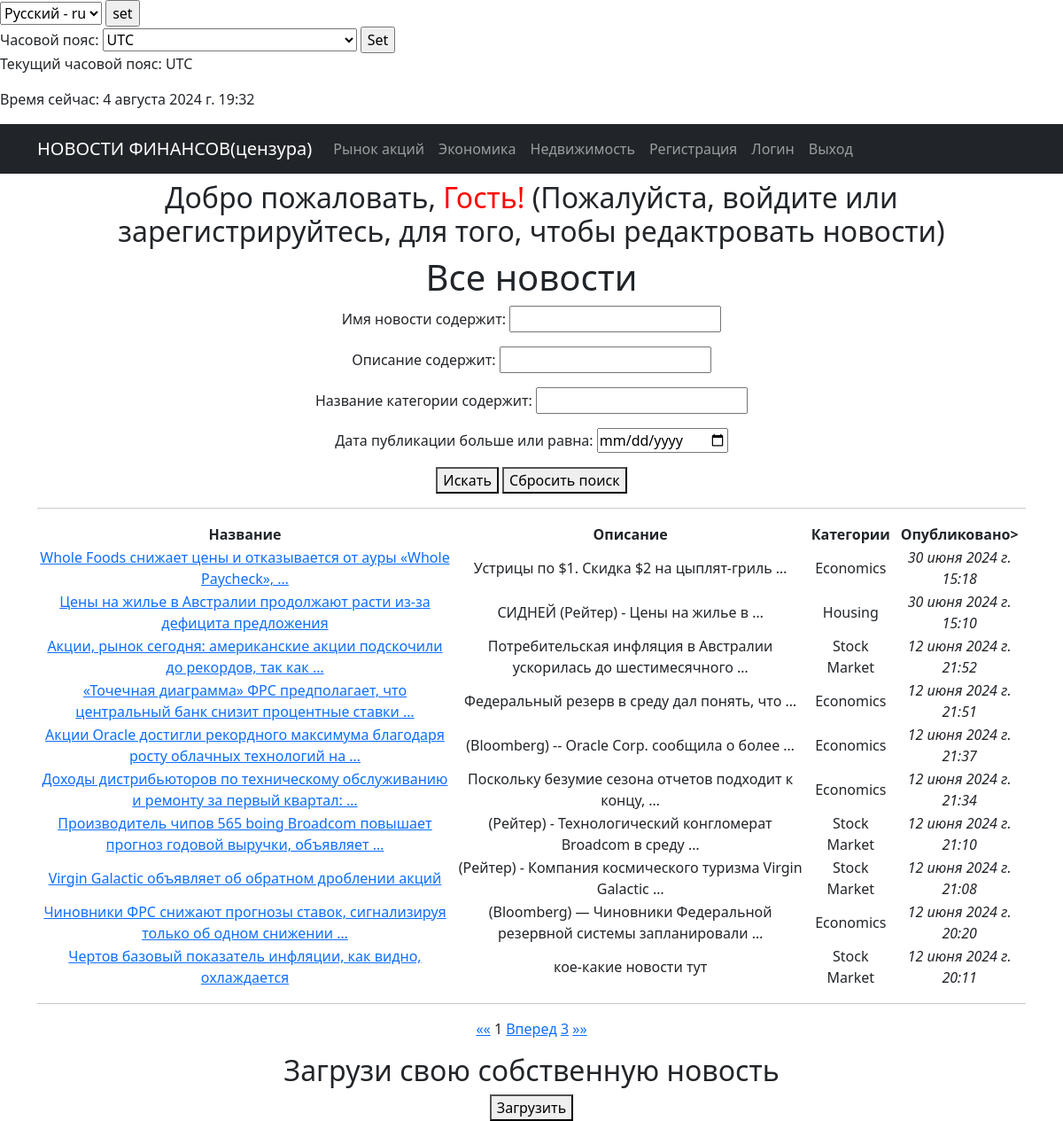
Page /news/ on the committed database.
### app/models.py (models this page shows, shortened)
class News(models.Model):
    name = models.CharField(max_length=150, unique=True)
    description = models.TextField()
    published_date = models.DateTimeField(default=timezone.now)
    category = models.ForeignKey(to='Category', on_delete=models.CASCADE, related_name='news')
    author = models.ForeignKey(User, on_delete=models.CASCADE, default=1)
    class Meta:
        verbose_name_plural = _("News")
    def __str__(self):
        return f'{self.name}: {self.description[:20]}'

class Category(models.Model):
    name = models.CharField(max_length=100, unique=True, help_text=_('category name'))  # help_text goes to admin panel
    class Meta:
        verbose_name_plural = _("Categories")

### app/views.py (the view, shortened to what this page needs)
# urls.py: path('news/', cache_page(60*1)(NewsList.as_view()), name='news_list'),  # General news page caching enabled
class NewsList(ListView):
    model = News
    ordering = ['-published_date']
    template_name = 'news_list.html'
    context_object_name = 'news_list'
    paginate_by = 10     # number of entries per page
    def get_queryset(self):
        queryset = super().get_queryset()
        self.filterset = NewsFilter(self.request.GET, queryset)
        return self.filterset.qs
    def get_context_data(self, **kwargs):
        context = super().get_context_data(**kwargs)
        context['filterset'] = self.filterset
        print(context)
        return context

### app/templatetags/custom_filters.py (called while the page is built)
@register.filter(name='censor_bad_words')
def censor_bad_words(value):
    words = value.split()
    censored_words = [BAD_WORDS.get(word, word) for word in words]
    return ' '.join(censored_words)

### basic/context_processors.py (called while the page is built)
def timezone_context(request):
    return {
        'current_time': timezone.now(),
        'timezones': pytz.common_timezones,
        'TIME_ZONE': timezone.get_current_timezone_name()
    }

### templates/news_list.html (shortened to what this page needs)
{% extends 'flatpages/default.html' %}
{% load i18n %}
{% load custom_filters %}
{% block content %}
<h1>{% trans "All news" %}</h1>
   <form method="get">
       {{ filterset.form.as_p }}
       <button type="submit">{% trans "Search" %}</button>
       <a href="{% url 'news_list' %}">
           <button type="button">{% trans "Reset Search" %}</button>
       </a>
   </form>
<hr>
<table>
       <tr>
           <td><strong>{% trans "Name" %}</strong></td>
           <td><strong>{% trans "Description" %}</strong></td>
           <td><strong>{% trans "Category" %}</strong></td>
           <td><strong>{% trans "Published on:" %}</strong></td>
       </tr>
       {% for news_list in news_list %}
       <tr>
           <td>
                <a href="{% url 'news_detail' news_list.id %}">{{ news_list.name|censor_bad_words|truncatewords:10 }}</a>
           </td>
           <td>{{ news_list.description|truncatewords:7|safe }}</td>
           <td>{{ news_list.category.name }}</td>
           <td><i>{{ news_list.published_date }}</i></td>
       </tr>
       {% endfor %}
</table>
<hr>
<a href="?page=1">&laquo;&laquo;</a>
{{ page_obj.number }}
{% if page_obj.has_next %}
    <a href="?{{ request.GET.urlencode }}&page={{ page_obj.next_page_number }}">{% trans "Next" %}</a>
    {% if paginator.num_pages != page_obj.next_page_number %}
        <a href="?page={{ page_obj.paginator.num_pages }}">{{ page_obj.paginator.num_pages }}</a>
    {% endif %}
{% endif %}
<a href="?page={{ page_obj.paginator.num_pages }}">&raquo;&raquo;</a>
<h2> {% trans "Sumbit Your Own News" %} </h2>
<a href="{% url 'create' %}"><button type="button">{% trans "Submit" %}</button>
</a>
{% endblock content %}

### rows in the picture
News: name|censor_bad_words "Whole Foods снижает цены и отказывается от ауры «Whole Paycheck», …", description "Устрицы по $1. Скидка $2 на цыплят-гриль …", category.name "Economics", published_date "30 июня 2024 г. 15:18"
News: name|censor_bad_words "Цены на жилье в Австралии продолжают расти из-за дефицита предложения", description "СИДНЕЙ (Рейтер) - Цены на жилье в …", category.name "Housing", published_date "30 июня 2024 г. 15:10"
News: name|censor_bad_words "Акции, рынок сегодня: американские акции подскочили до рекордов, так как …", description "Потребительская инфляция в Австралии ускорилась до шестимесячного …", category.name "Stock Market", published_date "12 июня 2024 г. 21:52"
News: name|censor_bad_words "«Точечная диаграмма» ФРС предполагает, что центральный банк снизит процентные ставки …", description "Федеральный резерв в среду дал понять, что …", category.name "Economics", published_date "12 июня 2024 г. 21:51"
News: name|censor_bad_words "Акции Oracle достигли рекордного максимума благодаря росту облачных технологий на …", description "(Bloomberg) -- Oracle Corp. сообщила о более …", category.name "Economics", published_date "12 июня 2024 г. 21:37"
News: name|censor_bad_words "Доходы дистрибьюторов по техническому обслуживанию и ремонту за первый квартал: …", description "Поскольку безумие сезона отчетов подходит к концу, …", category.name "Economics", published_date "12 июня 2024 г. 21:34"
News: name|censor_bad_words "Производитель чипов 565 boing Broadcom повышает прогноз годовой выручки, объявляет …", description "(Рейтер) - Технологический конгломерат Broadcom в среду …", category.name "Stock Market", published_date "12 июня 2024 г. 21:10"
News: name|censor_bad_words "Virgin Galactic объявляет об обратном дроблении акций", description "(Рейтер) - Компания космического туризма Virgin Galactic …", category.name "Stock Market", published_date "12 июня 2024 г. 21:08"
News: name|censor_bad_words "Чиновники ФРС снижают прогнозы ставок, сигнализируя только об одном снижении …", description "(Bloomberg) — Чиновники Федеральной резервной системы запланировали …", category.name "Economics", published_date "12 июня 2024 г. 20:20"
News: name|censor_bad_words "Чертов базовый показатель инфляции, как видно, охлаждается", description "кое-какие новости тут", category.name "Stock Market", published_date "12 июня 2024 г. 20:11"

### other values in the picture
{{ TIME_ZONE }} "UTC"
{{ page_obj.number }} "1"
{{ page_obj.paginator.num_pages }} "3"
form field language "Русский - ru"
form field timezone "UTC"
